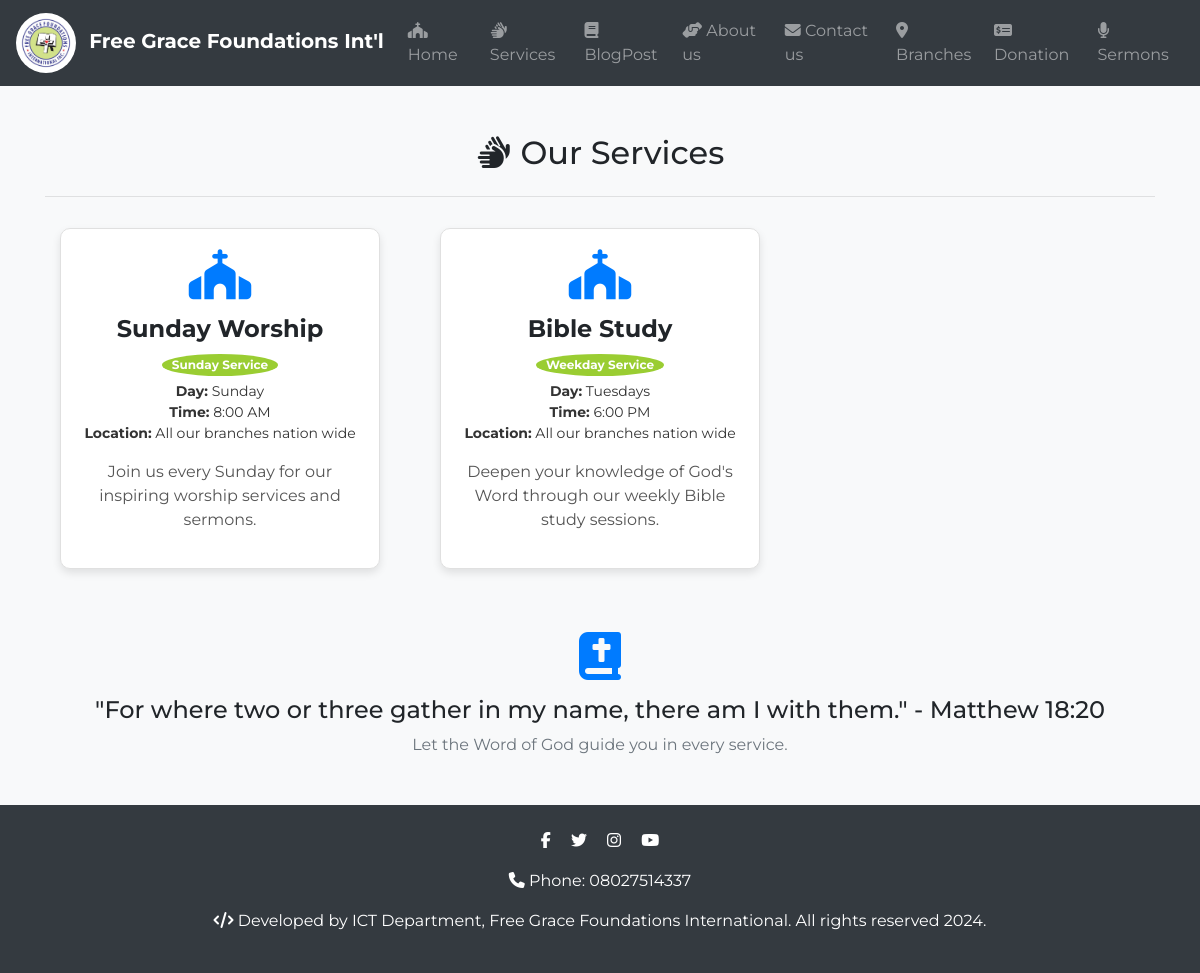
The app's page /service/ with its own data.
### church/models.py (models this page shows, shortened)
class Service(models.Model):
    SERVICE_TYPE_CHOICES = [
        ('Sunday', 'Sunday Service'),
        ('Weekday', 'Weekday Service'),
        ('Special', 'Special Service')
    ]
    service_type = models.CharField(max_length=10, choices=SERVICE_TYPE_CHOICES)
    title = models.CharField(max_length=200)
    day = models.CharField(default="Add day of service", max_length=20)
    time = models.TimeField()
    description = models.TextField()
    location = models.CharField(max_length=200)

### church/views.py (the view)
# urls.py: path('service/', views.services, name='service'),
def services(request):
    services = Service.objects.all().order_by('service_type', 'time')  # Ordering services by type and time
    return render(request, 'church/service.html', {'services': services})

### church/context_processors.py (called while the page is built)
def navbar_context(request):
    today = timezone.now().date()
    blog_post_today_count = BlogPost.objects.filter(date_posted=today).count()
    return {'blog_post_today_count': blog_post_today_count}

def sermon_context(request):
    today = date.today()
    sermon_today_count = Sermon.objects.filter(created_at__gte=today).count()
    return {'sermon_today_count': sermon_today_count}

### church/templates/church/service.html (shortened to what this page needs)
<!DOCTYPE html>
<html lang="en">
<head>
    <link href="https://cdn.jsdelivr.net/npm/aos@2.3.4/dist/aos.css" rel="stylesheet">
    <link href="https://cdnjs.cloudflare.com/ajax/libs/font-awesome/5.15.3/css/all.min.css" rel="stylesheet">
    <link rel="stylesheet" href="https://stackpath.bootstrapcdn.com/bootstrap/4.5.2/css/bootstrap.min.css">
</head>
<body>
    {% include 'nav.html' %}
    <section class="container my-5">
        <h2 class="text-center mb-4"> <i class="fas fa-hands"></i> Our Services</h2>
        <hr>
        <div class="row">
            {% for service in services %}
            <div class="col-md-4" data-aos="fade-up">
                <div class="service-card text-center">
                    <i class="fas fa-church service-icon"></i>
                    <h3 class="service-title">{{ service.title }}</h3>
                    <span class="badge badge-info">{{ service.get_service_type_display }}</span>
                    <p class="service-meta">
                        <strong>Day:</strong> {{ service.day }}<br>
                        <strong>Time:</strong> {{ service.time|date:"g:i A" }}<br>
                        <strong>Location:</strong> {{ service.location }}
                    </p>
                    <p class="service-description">{{ service.description|truncatewords:20 }}</p>
                </div>
            </div>
            {% empty %}
            <p class="text-center">No services available at this time.</p>
            {% endfor %}
        </div>
    </section>
<section class="container my-5 text-center" data-aos="fade-up">
    <div class="bible-section">
        <i class="fas fa-bible fa-3x text-primary mb-3"></i>
        <h4 class="mb-2">"For where two or three gather in my name, there am I with them." - Matthew 18:20</h4>
        <p class="text-muted">Let the Word of God guide you in every service.</p>
    </div>
</section>
    <footer class="text-center mt-5 py-4 bg-dark text-white" >
        <div class="container">
            <div class="social-icons mb-3">
                <a href="#" class="text-white mx-2" target="_blank">
                    <i class="fab fa-facebook-f"></i>
                </a>
                <a href="#" class="text-white mx-2" target="_blank">
                    <i class="fab fa-twitter"></i>
                </a>
                <a href="#" class="text-white mx-2" target="_blank">
                    <i class="fab fa-instagram"></i>
                </a>
                <a href="#" class="text-white mx-2" target="_blank">
                    <i class="fab fa-youtube"></i>
                </a>
            </div>
            <p>  <i class="fas fa-phone"></i> Phone: 08027514337</p>
            <p> <i class="fas fa-code"></i> Developed by ICT Department, Free Grace Foundations International. All rights reserved 2024.</p>
        </div>
    </footer>
</body>
</html>

### church/templates/church/service.html (style rules this page uses)
body { font-family: 'Montserrat', sans-serif; background-color: #f8f9fa; }
.service-card { border: 1px solid #e0e0e0; border-radius: 10px; padding: 20px; margin: 15px; background-color: #fff; box-shadow: 0 4px 8px rgba(0,0,0,0.1); transition: transform 0.3s; }
.service-icon { font-size: 50px; color: #007bff; }
.service-title { font-size: 24px; font-weight: bold; margin-top: 15px; }
.service-description { font-size: 16px; margin-top: 10px; color: #555; }
.service-meta { font-size: 14px; margin-top: 5px; color: #333; }

### templates/nav.html (style rules this page uses)
.badge { background-color: yellowgreen; color: white; border-radius: 50%; padding: 5px 10px; }

### records on screen
Service: title "Sunday Worship", service_type "Sunday Service", day "Sunday", time "8:00 AM", location "All our branches nation wide", description "Join us every Sunday for our inspiring worship services and sermons."
Service: title "Bible Study", service_type "Weekday Service", day "Tuesdays", time "6:00 PM", location "All our branches nation wide", description "Deepen your knowledge of God's Word through our weekly Bible study sessions."
